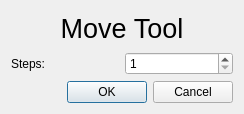
<?xml version="1.0" encoding="UTF-8"?>
<ui version="4.0">
 <class>DialogMoveSteps</class>
 <widget class="QDialog" name="DialogMoveSteps">
  <property name="geometry">
   <rect>
    <x>0</x>
    <y>0</y>
    <width>244</width>
    <height>114</height>
   </rect>
  </property>
  <property name="windowTitle">
   <string>Move steps</string>
  </property>
  <property name="windowIcon">
   <iconset resource="../../../libs/vmisc/share/resources/icon.qrc">
    <normaloff>:/icon/64x64/icon64x64.png</normaloff>:/icon/64x64/icon64x64.png</iconset>
  </property>
  <layout class="QVBoxLayout" name="verticalLayout">
   <item>
    <widget class="QLabel" name="label">
     <property name="font">
      <font>
       <pointsize>20</pointsize>
      </font>
     </property>
     <property name="text">
      <string>Move Tool</string>
     </property>
     <property name="alignment">
      <set>Qt::AlignmentFlag::AlignCenter</set>
     </property>
    </widget>
   </item>
   <item>
    <layout class="QHBoxLayout" name="horizontalLayout">
     <item>
      <widget class="QLabel" name="label_2">
       <property name="text">
        <string>Steps:</string>
       </property>
      </widget>
     </item>
     <item>
      <widget class="QSpinBox" name="spinBoxSteps">
       <property name="minimum">
        <number>1</number>
       </property>
      </widget>
     </item>
    </layout>
   </item>
   <item>
    <widget class="QDialogButtonBox" name="buttonBox">
     <property name="orientation">
      <enum>Qt::Orientation::Horizontal</enum>
     </property>
     <property name="standardButtons">
      <set>QDialogButtonBox::StandardButton::Cancel|QDialogButtonBox::StandardButton::Ok</set>
     </property>
    </widget>
   </item>
  </layout>
 </widget>
 <resources>
  <include location="../../../libs/vmisc/share/resources/icon.qrc"/>
 </resources>
 <connections>
  <connection>
   <sender>buttonBox</sender>
   <signal>accepted()</signal>
   <receiver>DialogMoveSteps</receiver>
   <slot>accept()</slot>
   <hints>
    <hint type="sourcelabel">
     <x>248</x>
     <y>254</y>
    </hint>
    <hint type="destinationlabel">
     <x>157</x>
     <y>274</y>
    </hint>
   </hints>
  </connection>
  <connection>
   <sender>buttonBox</sender>
   <signal>rejected()</signal>
   <receiver>DialogMoveSteps</receiver>
   <slot>reject()</slot>
   <hints>
    <hint type="sourcelabel">
     <x>316</x>
     <y>260</y>
    </hint>
    <hint type="destinationlabel">
     <x>286</x>
     <y>274</y>
    </hint>
   </hints>
  </connection>
 </connections>
</ui>
